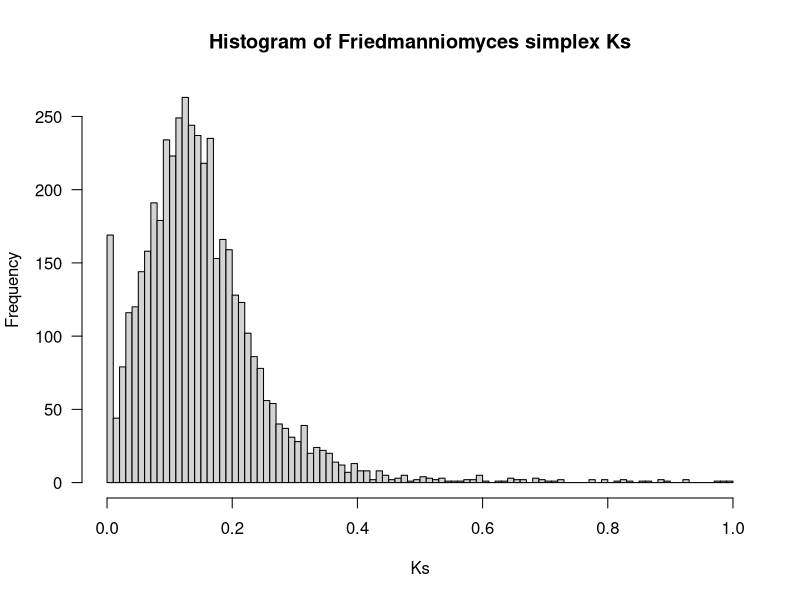
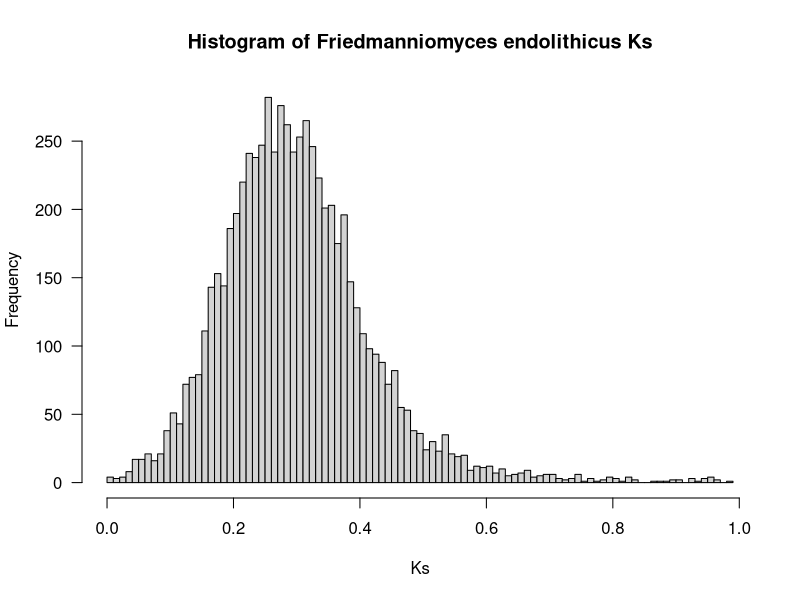
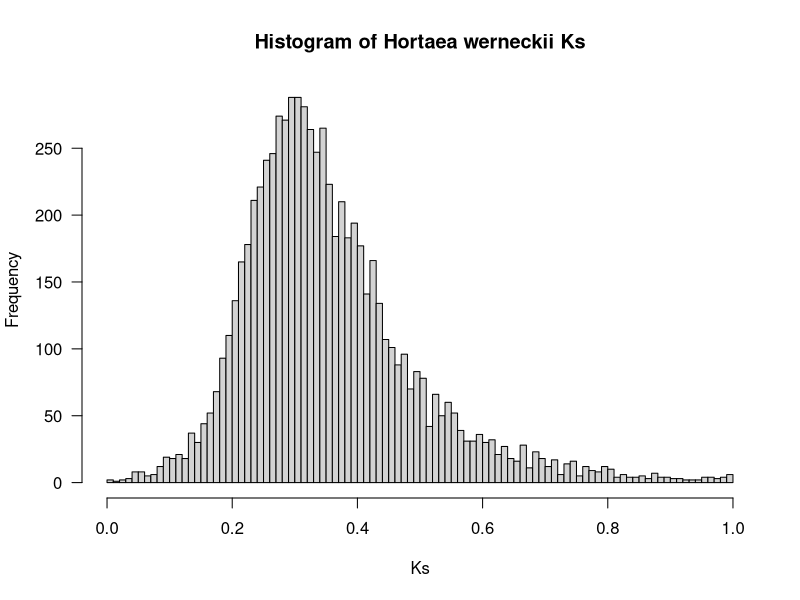
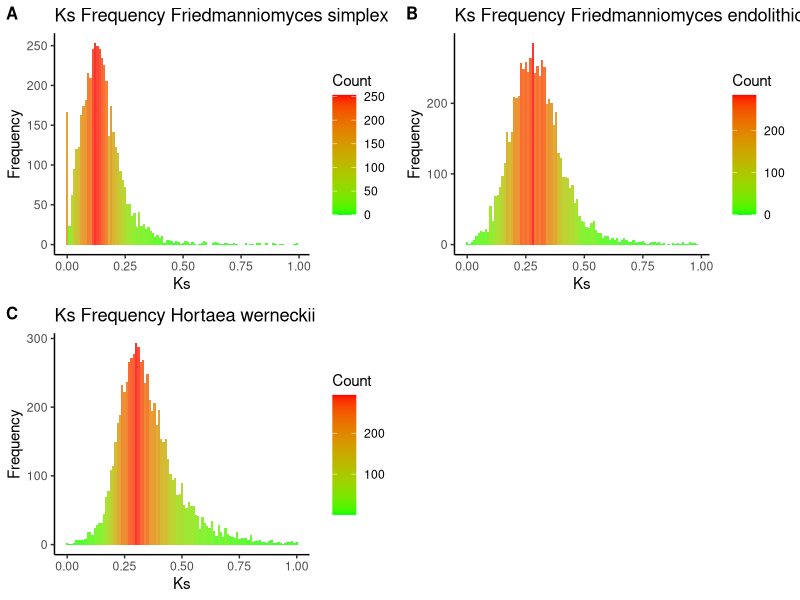
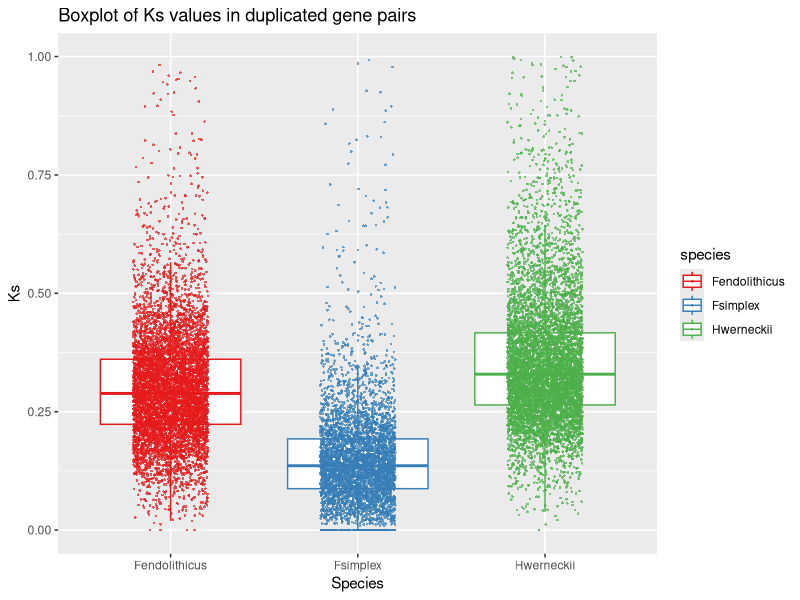

These charts were generated, in order, by the following R code:
# based on Tania-K but simplified

library(ggplot2)
library(readr)
library(dplyr)
library(tidyverse)
library(RColorBrewer)
library(cowplot)
#Using base R hist function
pdf("plots/Ks_histogram1.pdf")

FsAll <- read_tsv("data/Friedmanniomyces_simplex_CCFEE_5184.KaKs.tsv")
Fs <- FsAll %>% filter(dS <= 1)
hist(Fs$dS,
       main="Histogram of Friedmanniomyces simplex Ks",
       xlab="Ks",
       ylab="Frequency",
       las=1,
       100)

FeAll = read_tsv("data/Friedmanniomyces_endolithicus_CCFEE_5311.KaKs.tsv")
Fe= FeAll %>% filter(dS <= 1)

hist(Fe$dS,
       main="Histogram of Friedmanniomyces endolithicus Ks",
       xlab="Ks",
       ylab="Frequency",
       las=1,
       100)

HwAll=read_tsv("data/Hortaea_werneckii_EXF-2000-UCR.KaKs.tsv")
Hw=HwAll %>% filter(dS <=1)
hist(Hw$dS,
       main="Histogram of Hortaea werneckii Ks",
       xlab="Ks",
       ylab="Frequency",
       las=1,
       100)

dev.off()

#I wanted to work with ggplot here to get nicer figures.
KsPlotFile = "plots/Ks_histogram2.pdf"

p1 <- ggplot(Fs,aes(x=dS)) + geom_histogram(binwidth=0.01,aes(fill=..count..), alpha = .8) + labs(title="Ks Frequency Friedmanniomyces simplex", x="Ks", y="Frequency") +
        scale_fill_gradient("Count", low="green", high="red") + theme_classic()


p2 <- ggplot(Fe,aes(x=dS)) + geom_histogram(binwidth=0.01,aes(fill=..count..), alpha = .8) + labs(title="Ks Frequency Friedmanniomyces endolithicus", x="Ks", y="Frequency") +
        scale_fill_gradient("Count", low="green", high="red") + theme_classic()

p3 <- ggplot(Hw,aes(x=dS)) + geom_histogram(binwidth=0.01,aes(fill=..count..), alpha = .8) + labs(title="Ks Frequency Hortaea werneckii ", x="Ks", y="Frequency") +
        scale_fill_gradient("Count", low="green", high="red") + theme_classic()

gridplot = plot_grid(p1, p2, p3, labels = c('A', 'B', 'C'), label_size = 12)
ggsave(KsPlotFile,gridplot,width=10)

comboData <- bind_rows(
        select(Fs, dS) %>% rename(Fsimplex = dS) %>% gather("species","dS"),
        select(Fe, dS) %>% rename(Fendolithicus = dS) %>% gather("species","dS"),
        select(Hw,dS) %>% rename(Hwerneckii = dS) %>% gather("species","dS")
)

KsPlotBarplot =  "plots/Ks_boxplot.pdf"
p<- ggplot(comboData,aes(x=species,y=dS,color=species)) + geom_boxplot(outlier.shape = NA) + geom_jitter(size = 0.6,width=0.2,alpha=0.7,shape=16) + 
        labs(title="Boxplot of Ks values in duplicated gene pairs", x="Species", y="Ks") + scale_color_brewer(palette='Set1')
ggsave(KsPlotBarplot,p,width=12) 
